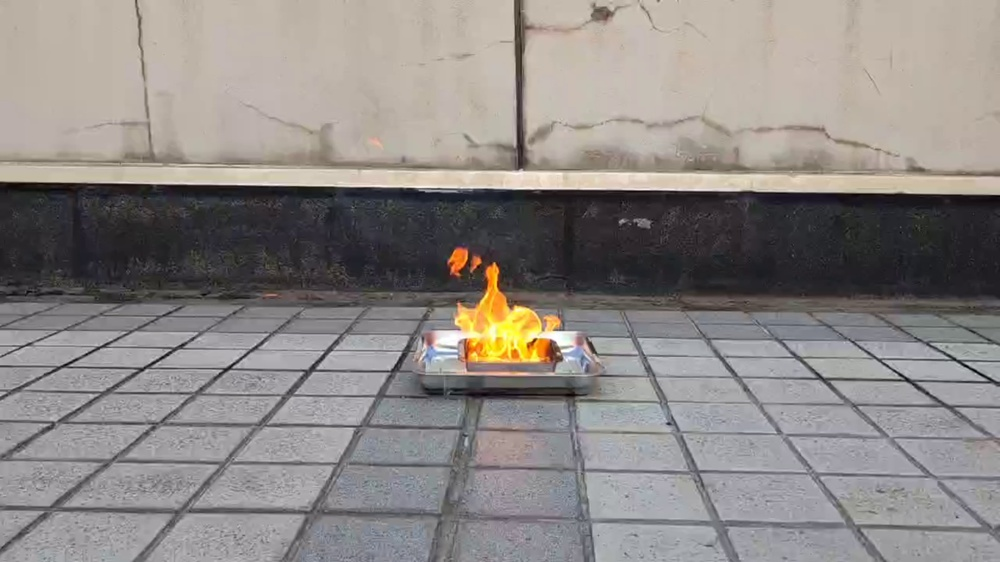
//> input picture OpenCV/StudyOpenCV/1.jpg, 1000 x 562 px, shrunk from 2688 x 1512 before the run
$ ./2_33_MotionDeblur -image=1.jpg   (built with g++ and OpenCV 4)
//> lines starting //> are read from the running program, lines starting //| are printed output that depends on the picture; after the words box and inside, x2 and y2 are one past the last pixel; in counts of white or black regions, pixels touching at a corner belong together
// https://docs.opencv.org/4.x/d1/dfd/tutorial_motion_deblur_filter.html

#include <iostream>
#include "opencv2/imgproc.hpp"
#include "opencv2/imgcodecs.hpp"
using namespace cv;
using namespace std;
void help();
void calcPSF(Mat& outputImg, Size filterSize, int len, double theta);
void fftshift(const Mat& inputImg, Mat& outputImg);
void filter2DFreq(const Mat& inputImg, Mat& outputImg, const Mat& H);
void calcWnrFilter(const Mat& input_h_PSF, Mat& output_G, double nsr);
void edgetaper(const Mat& inputImg, Mat& outputImg, double gamma = 5.0, double beta = 0.2);
const String keys =
"{help h usage ? |             | print this message             }"
"{image          |input.png    | input image name               }"
"{LEN            |125          | length of a motion             }"
"{THETA          |0            | angle of a motion in degrees   }"
"{SNR            |700          | signal to noise ratio          }"
;
int main(int argc, char *argv[])
{
    help();
    CommandLineParser parser(argc, argv, keys);
    if (parser.has("help"))
    {
        parser.printMessage();
        return 0;
    }
    int LEN = parser.get<int>("LEN");
    double THETA = parser.get<double>("THETA");
    int snr = parser.get<int>("SNR");
    string strInFileName = parser.get<String>("image");
    if (!parser.check())
    {
        parser.printErrors();
        return 0;
    }
    Mat imgIn;
    imgIn = imread(strInFileName, IMREAD_GRAYSCALE);
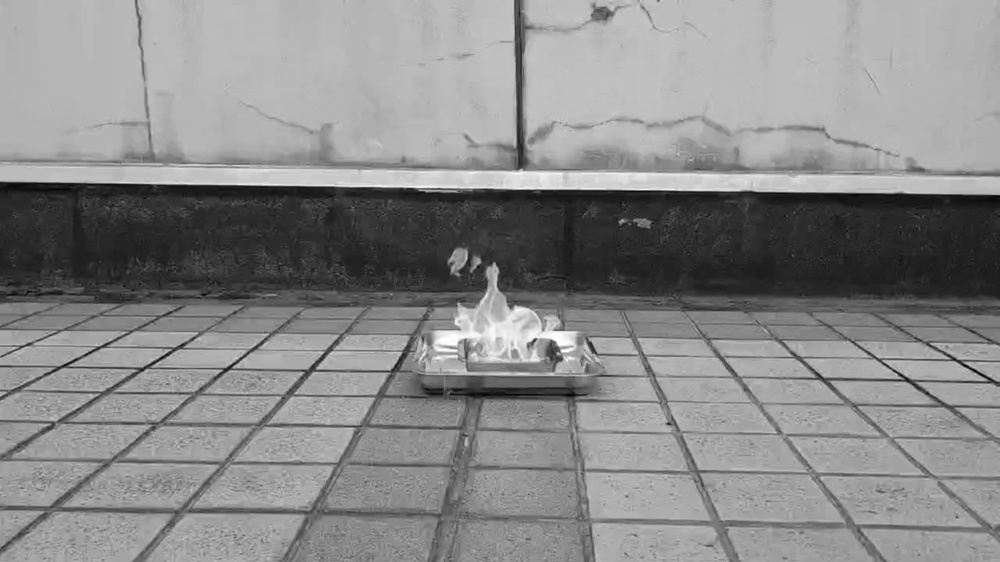
//> imgIn: 562 rows x 1000 cols, CV_8UC1; min 1, max 255, mean 136.7
    if (imgIn.empty()) //check whether the image is loaded or not
    {
        cout << "ERROR : Image cannot be loaded..!!" << endl;
        return -1;
    }
    Mat imgOut;
    // it needs to process even image only
    Rect roi = Rect(0, 0, imgIn.cols & -2, imgIn.rows & -2);
//> roi = Rect(0, 0, 1000, 562)
    //Hw calculation (start)
    Mat Hw, h;
    calcPSF(h, roi.size(), LEN, THETA);
    calcWnrFilter(h, Hw, 1.0 / double(snr));
    //Hw calculation (stop)
    imgIn.convertTo(imgIn, CV_32F);
    edgetaper(imgIn, imgIn);
    // filtering (start)
    filter2DFreq(imgIn(roi), imgOut, Hw);
    // filtering (stop)
    imgOut.convertTo(imgOut, CV_8U);
    normalize(imgOut, imgOut, 0, 255, NORM_MINMAX);
    imwrite("result.jpg", imgOut);
    return 0;
}
void help()
{
    cout << "2018-08-14" << endl;
    cout << "Motion_deblur_v2" << endl;
    cout << "You will learn how to recover an image with motion blur distortion using a Wiener filter" << endl;
}
void calcPSF(Mat& outputImg, Size filterSize, int len, double theta)
{
//> called with filterSize = Size(1000, 562), len = 125, theta = 0
    Mat h(filterSize, CV_32F, Scalar(0));
    Point point(filterSize.width / 2, filterSize.height / 2);
//> point = Point(500, 281)
    ellipse(h, point, Size(0, cvRound(float(len) / 2.0)), 90.0 - theta, 0, 360, Scalar(255), FILLED);
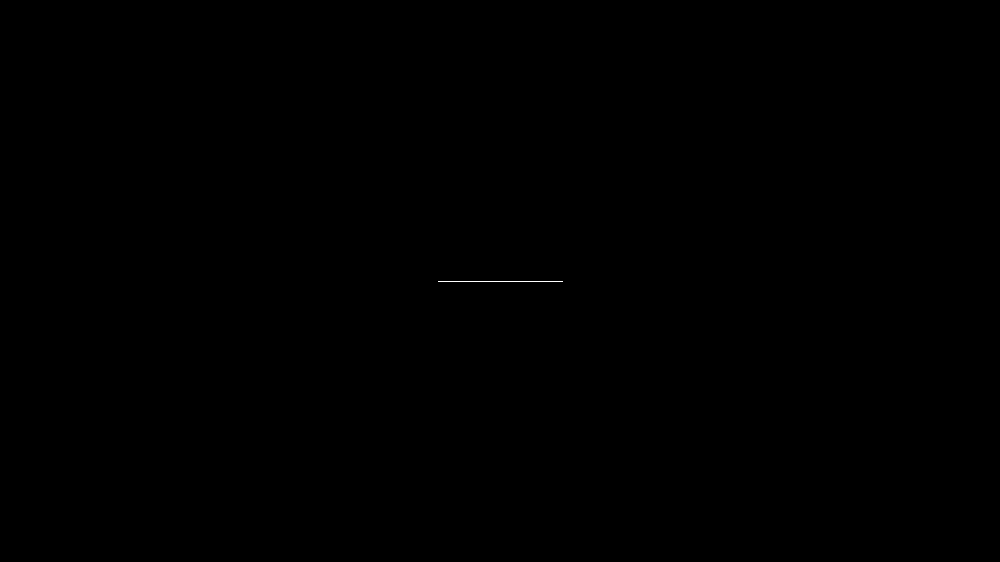
//> h: 562 rows x 1000 cols, CV_32FC1; 0.02% white in thin lines or dots, all inside (x1, y1, x2, y2) = (438, 281, 563, 282)
    Scalar summa = sum(h);
//> summa = Scalar(31875)
    outputImg = h / summa[0];
}
void fftshift(const Mat& inputImg, Mat& outputImg)
{
    outputImg = inputImg.clone();
    int cx = outputImg.cols / 2;
//> cx = 500
    int cy = outputImg.rows / 2;
//> cy = 281
    Mat q0(outputImg, Rect(0, 0, cx, cy));
    Mat q1(outputImg, Rect(cx, 0, cx, cy));
    Mat q2(outputImg, Rect(0, cy, cx, cy));
    Mat q3(outputImg, Rect(cx, cy, cx, cy));
    Mat tmp;
    q0.copyTo(tmp);
    q3.copyTo(q0);
    tmp.copyTo(q3);
    q1.copyTo(tmp);
    q2.copyTo(q1);
    tmp.copyTo(q2);
}
void filter2DFreq(const Mat& inputImg, Mat& outputImg, const Mat& H)
{
    Mat planes[2] = { Mat_<float>(inputImg.clone()), Mat::zeros(inputImg.size(), CV_32F) };
    Mat complexI;
    merge(planes, 2, complexI);
    dft(complexI, complexI, DFT_SCALE);
    Mat planesH[2] = { Mat_<float>(H.clone()), Mat::zeros(H.size(), CV_32F) };
    Mat complexH;
    merge(planesH, 2, complexH);
    Mat complexIH;
    mulSpectrums(complexI, complexH, complexIH, 0);
    idft(complexIH, complexIH);
    split(complexIH, planes);
    outputImg = planes[0];
}
void calcWnrFilter(const Mat& input_h_PSF, Mat& output_G, double nsr)
{
    Mat h_PSF_shifted;
    fftshift(input_h_PSF, h_PSF_shifted);
    Mat planes[2] = { Mat_<float>(h_PSF_shifted.clone()), Mat::zeros(h_PSF_shifted.size(), CV_32F) };
    Mat complexI;
    merge(planes, 2, complexI);
    dft(complexI, complexI);
    split(complexI, planes);
    Mat denom;
    pow(abs(planes[0]), 2, denom);
    denom += nsr;
    divide(planes[0], denom, output_G);
}
void edgetaper(const Mat& inputImg, Mat& outputImg, double gamma, double beta)
{
//> called with gamma = 5, beta = 0.2
    int Nx = inputImg.cols;
//> Nx = 1000
    int Ny = inputImg.rows;
//> Ny = 562
    Mat w1(1, Nx, CV_32F, Scalar(0));
//> w1 = 1000 values from 0 to 0
    Mat w2(Ny, 1, CV_32F, Scalar(0));
//> w2 = 562 values from 0 to 0
    float* p1 = w1.ptr<float>(0);
    float* p2 = w2.ptr<float>(0);
    float dx = float(2.0 * CV_PI / Nx);
    float x = float(-CV_PI);
    for (int i = 0; i < Nx; i++)
    {
        p1[i] = float(0.5 * (tanh((x + gamma / 2) / beta) - tanh((x - gamma / 2) / beta)));
        x += dx;
    }
    float dy = float(2.0 * CV_PI / Ny);
    float y = float(-CV_PI);
    for (int i = 0; i < Ny; i++)
    {
        p2[i] = float(0.5 * (tanh((y + gamma / 2) / beta) - tanh((y - gamma / 2) / beta)));
        y += dy;
    }
    Mat w = w2 * w1;
    multiply(inputImg, w, outputImg);
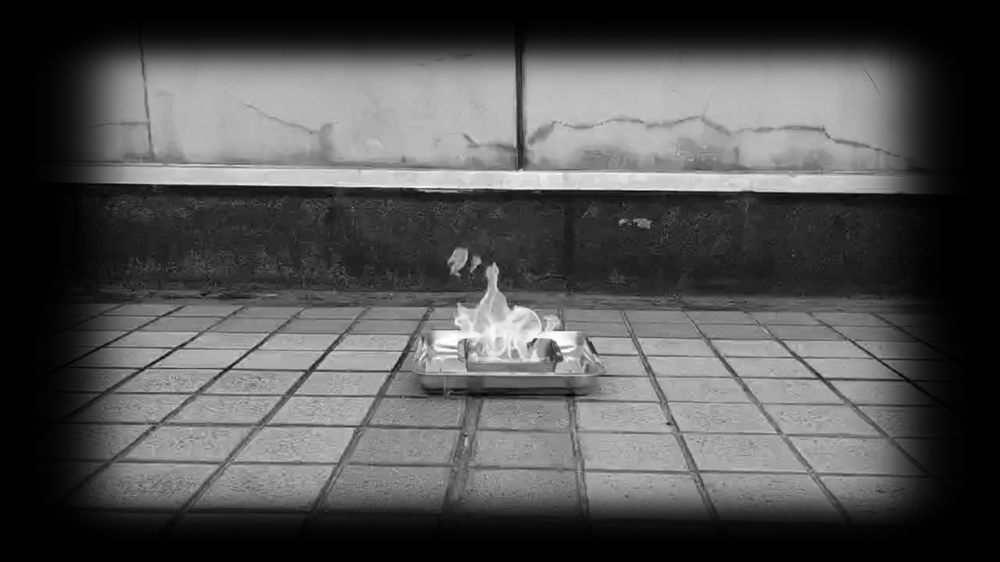
//> inputImg: 562 rows x 1000 cols, CV_32FC1; min 0.000461, max 255, mean 82.6
//> in filter2DFreq, `Mat planes[2] = { Mat_<float>(inputImg.clone()), Mat::zeros(inputImg.s..`: planes[1]: 562 rows x 1000 cols, CV_32FC1; every value is 0
//> in filter2DFreq, `split(complexIH, planes);`:
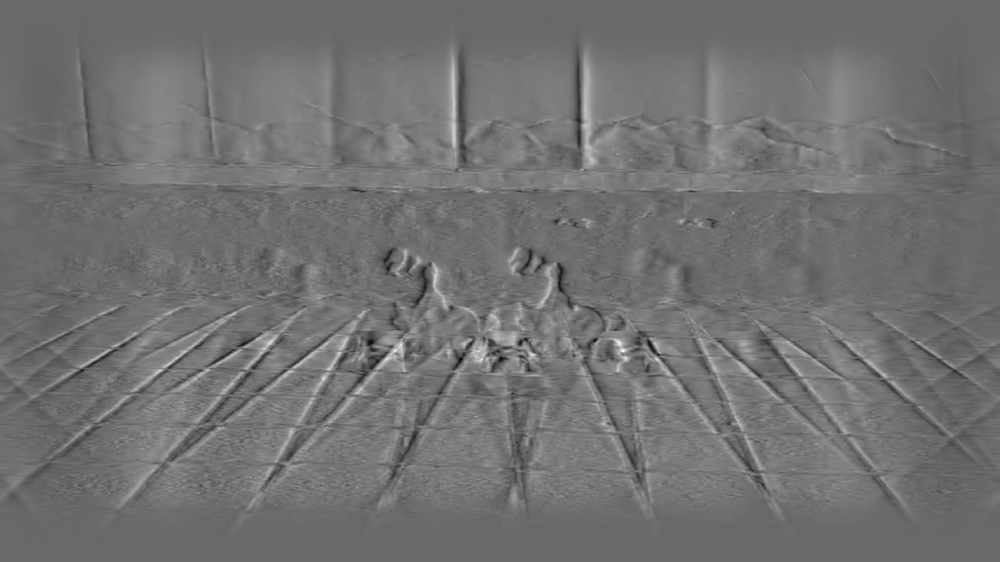
//> planes[0]: 562 rows x 1000 cols, CV_32FC1; min -1040.3, max 1484.1, mean 82.5; drawn with min black and max white
//> in filter2DFreq, `split(complexIH, planes);`:
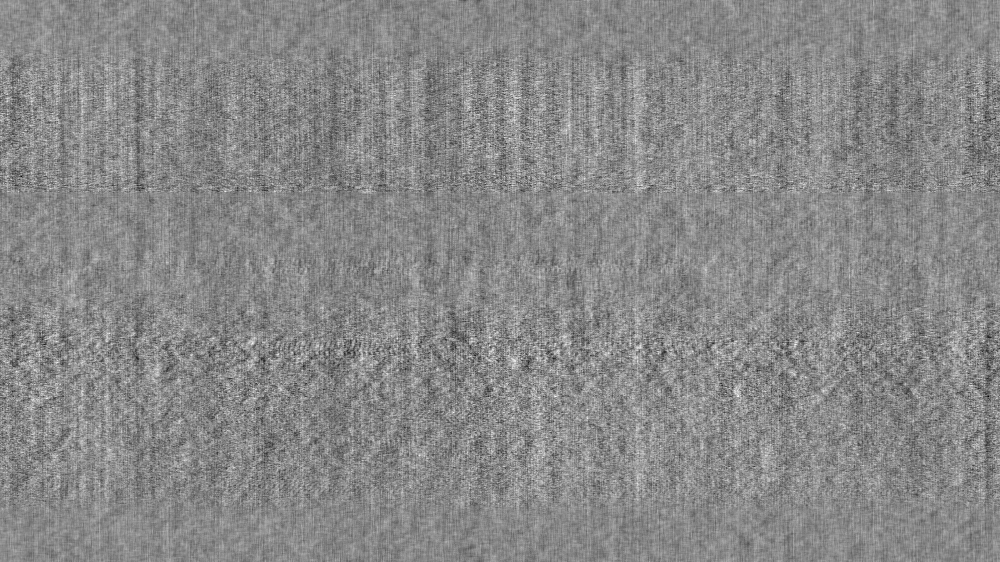
//> planes[1]: 562 rows x 1000 cols, CV_32FC1; min -0.000206, max 0.000179, mean -1.66e-15; drawn with min black and max white
//> in main, `imgOut.convertTo(imgOut, CV_8U);`:
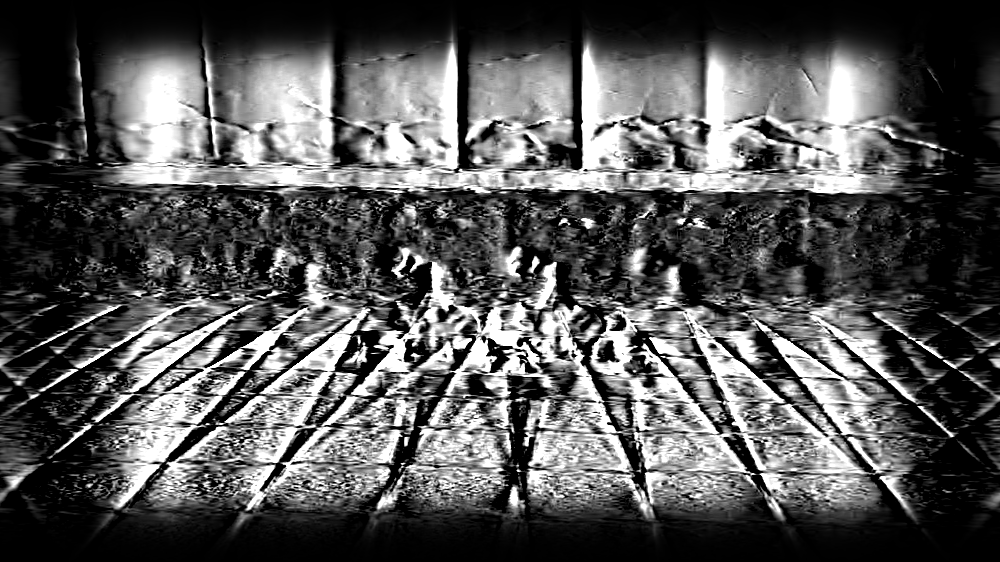
//> imgOut: 562 rows x 1000 cols, CV_8UC1; min 0, max 255, mean 85.4
}
